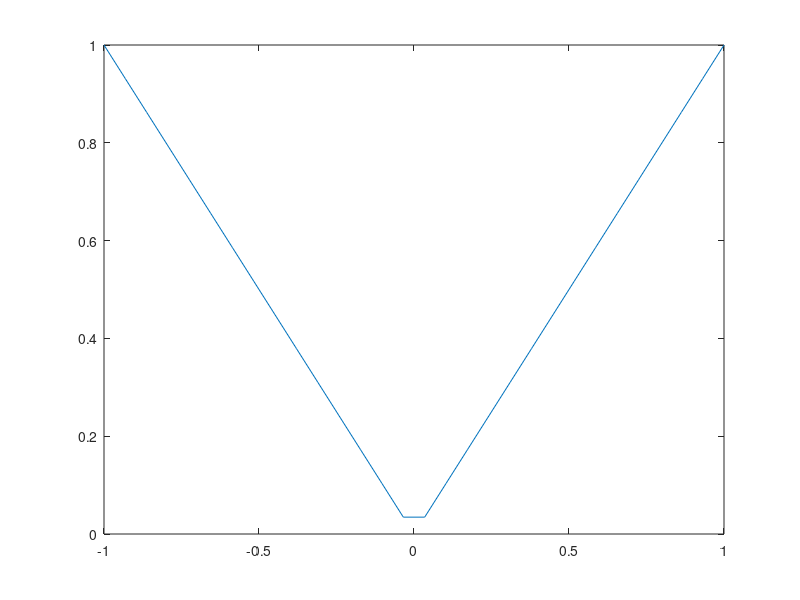

This figure's MATLAB source:
x=[-1.000000,  -0.9310345, -0.8620690, -0.7931035, -0.7241380, -0.6551725, -0.5862070, -0.5172415,-0.4482760, -0.3793105, -0.3103450, -0.2413794,-0.1724139, -0.1034484, -0.03448288, 0.03448264, 0.1034482,  0.1724137, 0.2413792,0.3103447, 0.3793103, 0.4482758,0.5172413,  0.5862068, 0.6551723, 0.7241378, 0.7931033, 0.8620688, 0.9310343, 1.000000];
y=[ 1.000000,0.9310345,0.8620690,0.7931035,0.7241380,0.6551725,0.5862070,0.5172415, 0.4482760,0.3793105,0.3103450,0.2413794,0.1724139,0.1034484,0.03448288,0.03448264,0.1034482,0.1724137,0.2413792,0.3103447, 0.3793103,0.4482758,0.5172413,0.5862068,0.6551723,0.7241378, 0.7931033,0.8620688,0.9310343,1.000000];
plot(x,y)     